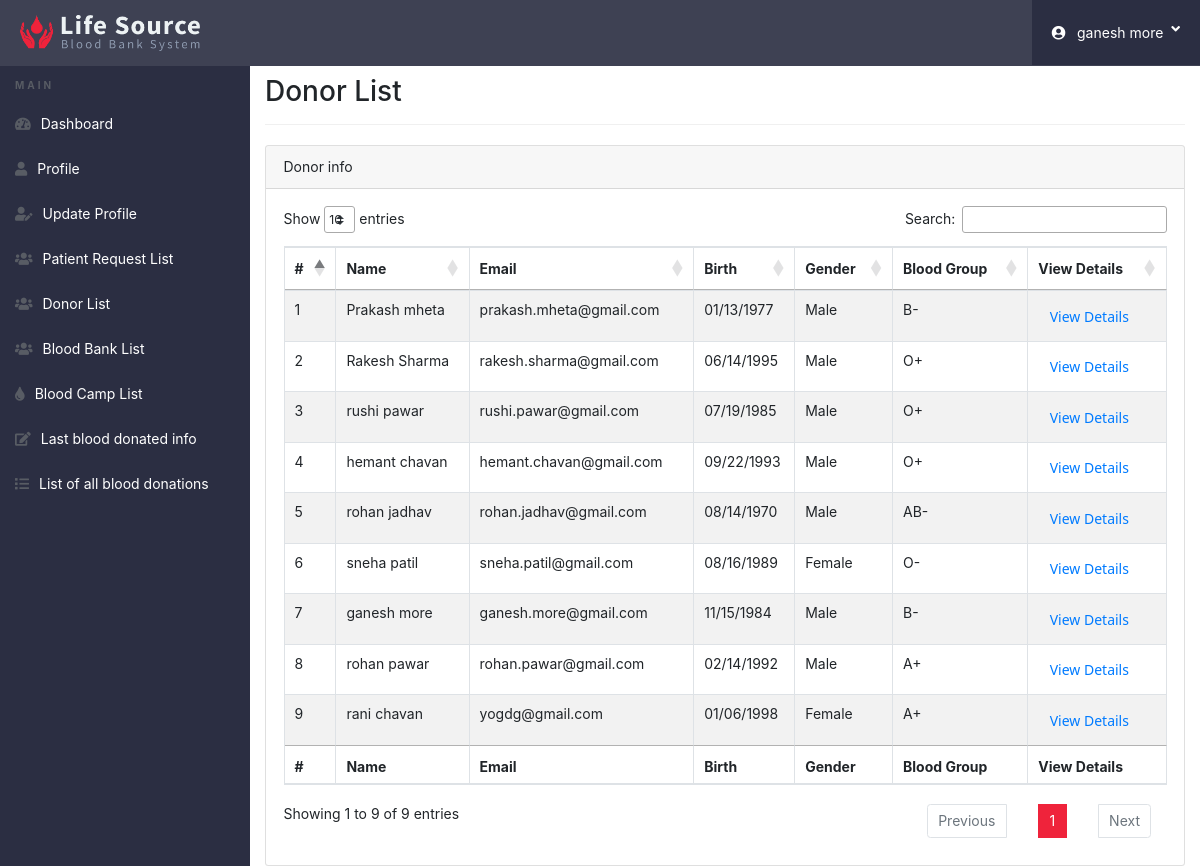
Page /donor_dashboard/donor-list.php (signed in) on the committed database.
### tables this page shows
CREATE TABLE IF NOT EXISTS `register` (
  `ID` int(255) NOT NULL AUTO_INCREMENT,
  `name` varchar(255) NOT NULL,
  `password` varchar(255) NOT NULL,
  `email` varchar(255) NOT NULL,
  `birth` varchar(255) NOT NULL,
  `age` varchar(11) NOT NULL,
  `gender` varchar(6) NOT NULL,
  `bgroup` varchar(3) NOT NULL,
  `weight` int(11) NOT NULL,
  `phone` varchar(10) DEFAULT NULL,
  `mobile` varchar(10) NOT NULL,
  `address` varchar(255) NOT NULL,
  `State` varchar(255) NOT NULL,
  `city` varchar(255) NOT NULL,
  `donated_date` varchar(255) DEFAULT NULL,
  `date` timestamp NULL DEFAULT CURRENT_TIMESTAMP,
  `user` varchar(255) NOT NULL,
  `status` int(11) NOT NULL,
  PRIMARY KEY (`ID`)
);

### donor_dashboard/donor-list.php (the view, shortened to what this page needs)
<?php
if(strlen($_SESSION['did'] AND $_SESSION['dname'])==0)
	{
header('location:../login.php');
}
else{
 ?>
<!doctype html>
<html lang="en">
<head>
	<link href="../css/all.css" rel="stylesheet">
	<link rel="stylesheet" href="css/bootstrap.min.css">
	<link rel="stylesheet" href="https://cdn.datatables.net/1.10.20/css/dataTables.bootstrap4.min.css">
  <link rel="stylesheet" href="https://cdn.datatables.net/1.10.20/css/jquery.dataTables.min.css">
	<link rel="stylesheet" href="https://cdnjs.cloudflare.com/ajax/libs/bootstrap-social/5.1.1/bootstrap-social.css">
	<link rel="stylesheet" href="https://cdnjs.cloudflare.com/ajax/libs/bootstrap-select/1.13.12/css/bootstrap-select.min.css">
	<link rel="stylesheet" href="https://cdnjs.cloudflare.com/ajax/libs/bootstrap-fileinput/5.0.8/css/fileinput.min.css">
	<link rel="stylesheet" href="https://cdnjs.cloudflare.com/ajax/libs/awesome-bootstrap-checkbox/1.0.2/awesome-bootstrap-checkbox.css">
	<link rel="stylesheet" href="css/style_dashboard.css">
</head>
<body>
  <?php include('include/header.php');?>
	<div class="ts-main-content">
		<?php include('include/leftbar.php');?>
		<div class="content-wrapper">
			<div class="container-fluid">
				<div class="row">
					<div class="col-md-12">
						<h2 class="page-title">Donor List</h2>
						<div class="card">
							<div class="card-header">Donor info</div>
							<div class="card-body">
                <div class="table-responsive">
									<?php
									$query = "SELECT * from register WHERE status='1' ORDER BY ID DESC";
									$query_run = mysqli_query($conn,$query);
									$cnt=1;
									?>
                <table id="zctb" class="table table-bordered table-striped" cellspacing="0" width="100%">
									<thead>
										<tr>
										<th>#</th>
                    <th>Name</th>
										<th>Email</th>
                    <th>Birth</th>
                    <th>Gender</th>
                    <th>Blood Group</th>
										<th>View Details</th>
										</tr>
									</thead>
									<tfoot>
										<tr>
											<th>#</th>
	                    <th>Name</th>
											<th>Email</th>
	                    <th>Birth</th>
	                    <th>Gender</th>
	                    <th>Blood Group</th>
											<th>View Details</th>
										</tr>
									</tfoot>
									<tbody>
									<?php
									if (mysqli_num_rows($query_run) > 0) {
										while ($row = mysqli_fetch_assoc($query_run)) {
									?>
										<tr>
											<td>
											<?php echo htmlentities($cnt); ?></td>
											<td><?php echo $row['name']; ?></td>
											<td><?php echo $row['email']; ?></td>
											<td><?php echo $row['birth']; ?></td>
											<td><?php echo $row['gender']; ?></td>
											<td><?php echo $row['bgroup']; ?></td>
											<td>
												<button name="view_btn" class="btn btn-default text-primary" data-toggle="modal" data-target="#myModal<?php echo $row['ID']; ?>">
			                    View Details
			                  </button>
											</td>
										</tr>
										<?php
										$cnt=$cnt+1;
									}
								}
								else {
									echo "No Record Found";
								}
										?>
									</tbody>
								</table>
							</div>
						</div>
					</div>
				</div>
			</div>
		</div>
	</div>
</body>
</html>
<?php } ?>

### donor_dashboard/css/style_dashboard.css (style rules this page uses)
html { font-size: 14px; }
@media only screen and (min-width: 480px) { html { font-size: 17px; } }
@media only screen and (min-width: 320px) { html { font-size: 12px; } }
@media only screen and (min-width: 768px) { html { font-size: 14px; } }
body { font-size: 1em; }
.btn { font-family: 'Segoe UI'; }
.btn { text-transform: none; }
.page-title { padding-bottom: 15px; margin-bottom: 20px; border-bottom: 1px solid #f0f0f0; }
.ts-main-content .content-wrapper { padding-top: 15px; margin-top: 60px; }
@media only screen and (min-width: 992px) { .ts-main-content .content-wrapper { margin-left: 250px; } }

### rows in the picture
register: name "Prakash mheta", email "prakash.mheta@gmail.com", birth "01/13/1977", gender "Male", bgroup "B-"
register: name "Rakesh Sharma", email "rakesh.sharma@gmail.com", birth "06/14/1995", gender "Male", bgroup "O+"
register: name "rushi pawar", email "rushi.pawar@gmail.com", birth "07/19/1985", gender "Male", bgroup "O+"
register: name "hemant chavan", email "hemant.chavan@gmail.com", birth "09/22/1993", gender "Male", bgroup "O+"
register: name "rohan jadhav", email "rohan.jadhav@gmail.com", birth "08/14/1970", gender "Male", bgroup "AB-"
register: name "sneha patil", email "sneha.patil@gmail.com", birth "08/16/1989", gender "Female", bgroup "O-"
register: name "ganesh more", email "ganesh.more@gmail.com", birth "11/15/1984", gender "Male", bgroup "B-"
register: name "rohan pawar", email "rohan.pawar@gmail.com", birth "02/14/1992", gender "Male", bgroup "A+"
register: name "rani chavan", email "yogdg@gmail.com", birth "01/06/1998", gender "Female", bgroup "A+"

### other values in the picture
$_SESSION['dname'] "ganesh more"
